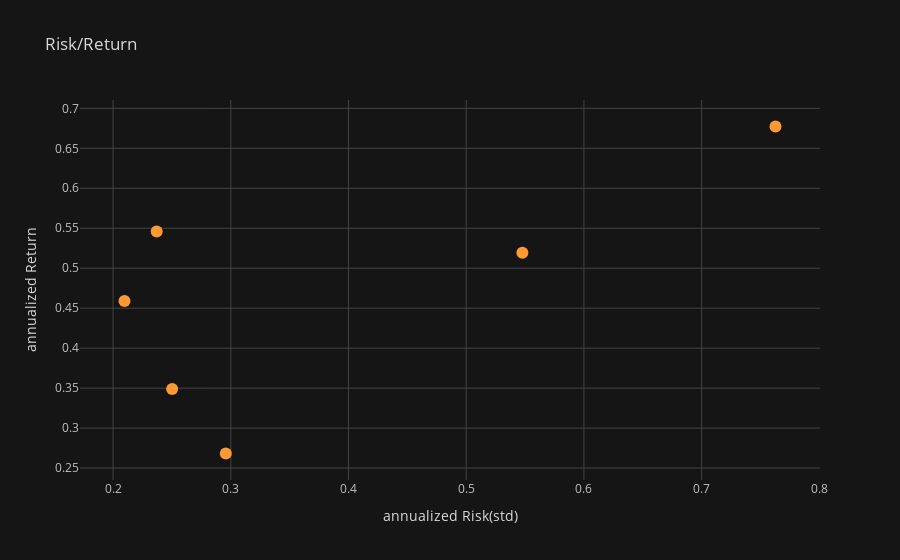

Here is the notebook cell this chart was saved with:
### Code cell
summary.iplot(kind="scatter" , x="std", y="mean", mode="markers", theme="solar", title="Risk/Return", xTitle="annualized Risk(std)", yTitle="annualized Return")

### Figure 1 — Plotly figure (JSON) as saved in the notebook; plotly's stock layout.template omitted (floating-point values rounded to 4 significant figures)
{"data": [{"line": {"color": "rgba(255, 153, 51, 1.0)", "dash": "solid", "shape": "linear", "width": 1.3}, "marker": {"size": 12, "symbol": "circle"}, "mode": "markers", "name": "mean", "text": "", "type": "scatter", "x": [0.2502, 0.7627, 0.2958, 0.2371, 0.2097, 0.5477], "y": [0.349, 0.6773, 0.2682, 0.5458, 0.459, 0.5194]}], "layout": {"legend": {"bgcolor": "#151516", "font": {"color": "#D9D9D9"}}, "paper_bgcolor": "#151516", "plot_bgcolor": "#151516", "title": {"font": {"color": "#D9D9D9"}, "text": "Risk/Return"}, "xaxis": {"gridcolor": "#434343", "showgrid": true, "tickfont": {"color": "#C2C2C2"}, "title": {"font": {"color": "#D9D9D9"}, "text": "annualized Risk(std)"}, "zerolinecolor": "#666570"}, "yaxis": {"gridcolor": "#434343", "showgrid": true, "tickfont": {"color": "#C2C2C2"}, "title": {"font": {"color": "#D9D9D9"}, "text": "annualized Return"}, "zerolinecolor": "#666570"}}}
